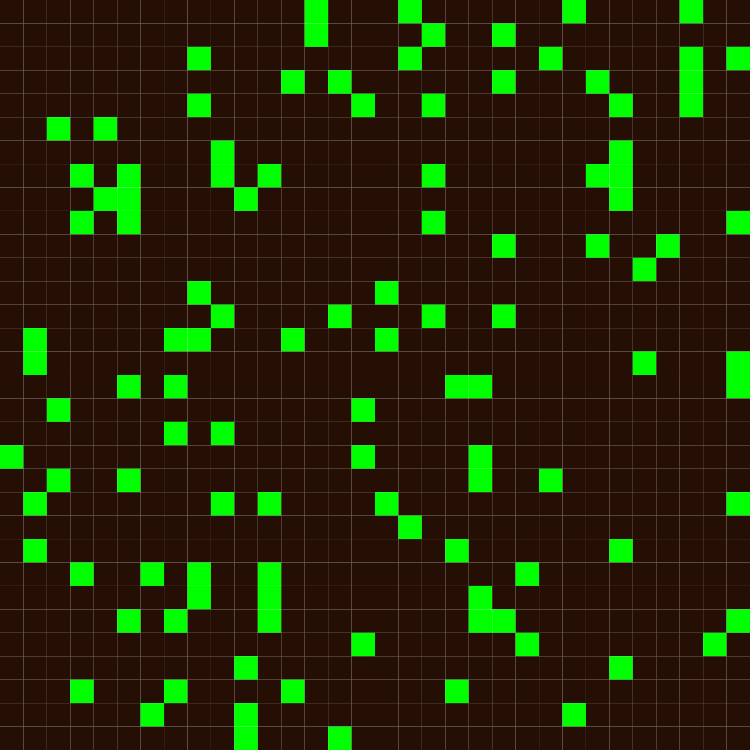
Frame 1 (no input)
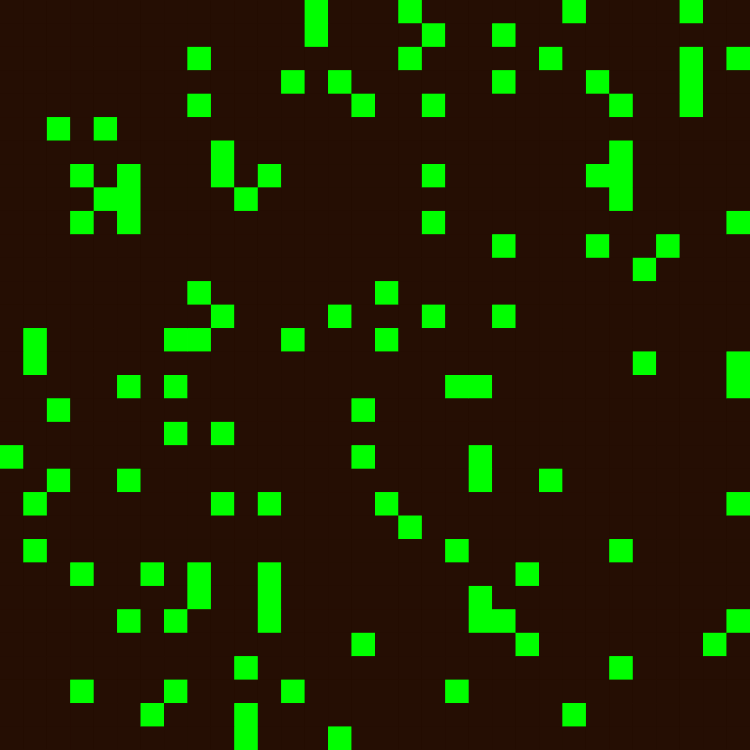
Frame 60 (no input)
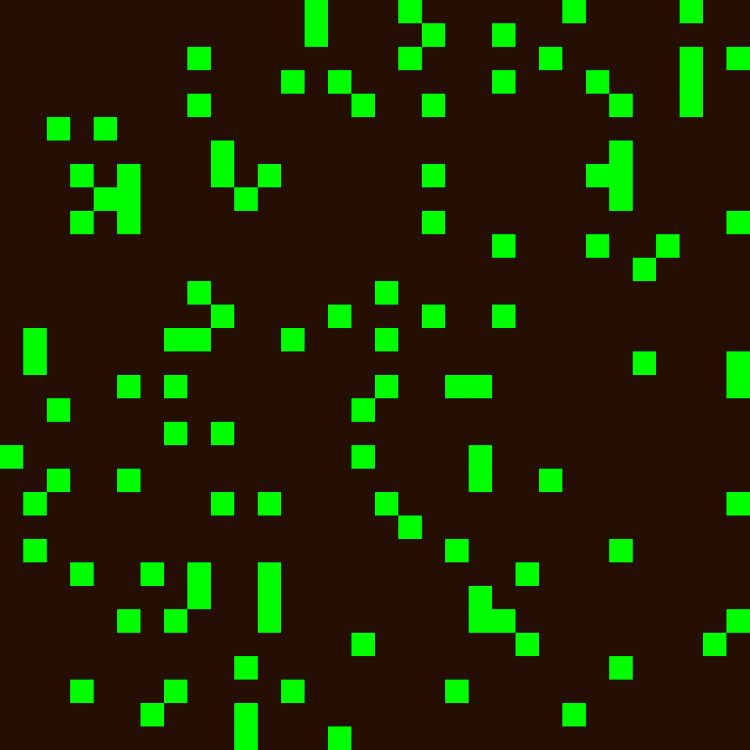
Frame 120 (the mouse pressed at the canvas centre since frame 60)

The p5.js sketch that drew these frames (run headless with seeded random() and noise() and a simulated clock; from frame 60 on, the mouse is pressed at the canvas centre):

// p5.js sketch
// ── sketch.js
// Project Title
// Your Name
// Date
//
// Extra for Experts:
// - describe what you did to take this project "above and beyond"

let anArray = [];
let division;
let difficulty;
let next = [];

function setup() {
  createCanvas(750,750);
  division = 32;
  difficulty = 0.9;//between 0 and 1(easy and impossible)
  for(let t = 0; t < division; t++){
    anArray[t] = [];
  }
  for(let e = 0; e < division; e++){
    next[e] = [];
  }
  generate();
}

function mousePressed(){
  let x = floor(mouseX / (width / division));
  let y = floor(mouseY / (height / division));
  if (anArray[x][y] === 1){
    anArray[x][y] = 0;
  }
  else if (anArray[x][y] === 0){
    anArray[x][y] = 1;
  }
}

function keyTyped(){
  if(key === "r"){
    generate();
  }
  if(key === " "){
    nextGen();
  }
}


function generate(){
  for(let i = 0; i < division; i++){
    for(let j = 0; j < division; j++){
      anArray[i][j] = random(0,1);
      if(anArray[i][j] < difficulty){
        anArray[i][j] = 0;
      }
      else if(anArray[i][j] >= difficulty){
        anArray[i][j] = 1;
      }
    }
  }
}

function nextGen(){
  let next = [];
  for (let g = 0; g < division; g++){
    next[g] = [];
  }

  //loop through grid
  for(let y = 0; y < division; y++){
    for(let x = 0; x < division; x++){

      let friends = 0;

      for (let p = -1; p <= 1; p++) {
        for (let o = -1; o <= 1; o++){
          if(x+p >= 0 && x+p < division && y+o >= 0 && y+o < division){
            friends += anArray[y + o][x + p];
          }
        }
      }

      friends -= anArray[y][x];

      //apply rules
      if(anArray[y][x] === 1){ //alive
        if(friends === 2 || friends === 3){
          next[y][x] = 1;
        }
        else {
          next[y][x] = 0;
        }
      }
      if(anArray[y][x] === 0){//dead
        if(friends === 3 || friends === 5 || friends === 6){
          next[y][x] = 1;
        }
        else {
          next[y][x] = 0;
        }
      }
    }
  }
  anArray = next;
}

function draw() {
  for(let i = 0; i < division; i++){
    for(let j = 0; j < division ; j++){
      noStroke();
      if(anArray[i][j] === 1){
        fill(0,255,0);
      }
      else{
        fill(37,14,3);
      }
      rect(i*(width/division),j*(height/division),width/division,height/division);
    }
  }
}
